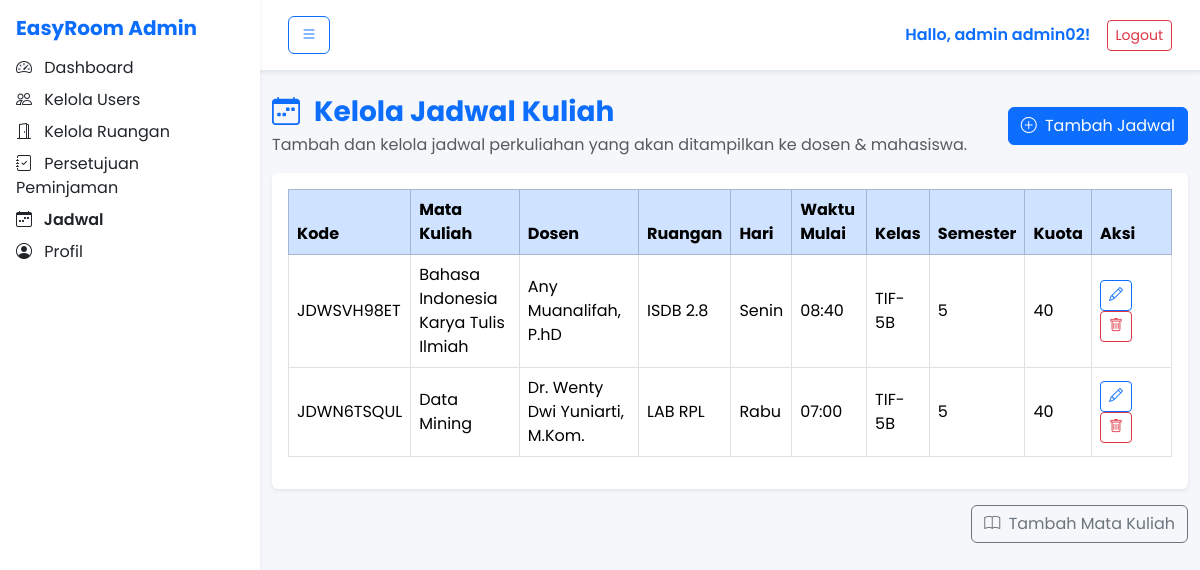
/admin/jadwal.php (signed in), run on the app's committed database.
### tables this page shows
CREATE TABLE `jadwal` (
  `kode_jadwal` varchar(15) NOT NULL,
  `kode_mk` varchar(20) DEFAULT NULL,
  `id_dosen` varchar(15) DEFAULT NULL,
  `kode_ruang` varchar(15) DEFAULT NULL,
  `kelas` varchar(20) DEFAULT NULL,
  `hari` varchar(15) DEFAULT NULL,
  `jam_mulai` time NOT NULL,
  `jam_selesai` time NOT NULL,
  `kuota_peserta` int(11) DEFAULT NULL,
  `kuota_masuk` int(11) DEFAULT NULL,
  `semester` varchar(10) DEFAULT NULL
);

CREATE TABLE `matakuliah` (
  `kode_mk` varchar(20) NOT NULL,
  `id_dosen` varchar(15) DEFAULT NULL,
  `nama_mk` varchar(100) DEFAULT NULL,
  `sks` int(11) DEFAULT NULL
);

CREATE TABLE `dosen` (
  `id_dosen` varchar(15) NOT NULL,
  `nama_dosen` varchar(100) NOT NULL,
  `nip` varchar(20) DEFAULT NULL,
  `email` varchar(100) DEFAULT NULL,
  `password` varchar(255) NOT NULL
);

CREATE TABLE `ruang` (
  `kode_ruang` varchar(15) NOT NULL,
  `nama_ruang` varchar(50) NOT NULL,
  `kapasitas` int(11) DEFAULT NULL,
  `fasilitas` text DEFAULT NULL,
  `lokasi` varchar(100) DEFAULT NULL,
  `status` enum('Terpakai','Kosong') DEFAULT 'Terpakai'
);

### functions.php (called while the page is built, shortened)
<?php
function safe_time_short(?string $t): string
{
    return htmlspecialchars(substr($t, 0, 5));
}

### admin/jadwal.php (the view, shortened to what this page needs)
<?php
require_once __DIR__ . '/../config.php';
require_once __DIR__ . '/../functions.php';
$sql = "
    SELECT
        j.*,
        mk.nama_mk,
        d.nama_dosen,
        r.nama_ruang
    FROM jadwal j
    LEFT JOIN matakuliah mk ON j.kode_mk   = mk.kode_mk
    LEFT JOIN dosen      d  ON j.id_dosen  = d.id_dosen
    LEFT JOIN ruang      r  ON j.kode_ruang = r.kode_ruang
    ORDER BY
        FIELD(j.hari, 'Senin','Selasa','Rabu','Kamis','Jumat','Sabtu'),
        j.jam_mulai
";
$jadwal = $conn->query($sql);
?>
<!doctype html>
<html lang="id">
<head>
    <link rel="stylesheet" href="https://cdn.jsdelivr.net/npm/bootstrap@5.3.3/dist/css/bootstrap.min.css">
    <link rel="stylesheet" href="https://cdn.jsdelivr.net/npm/bootstrap-icons@1.11.3/font/bootstrap-icons.css">
    <link rel="stylesheet" href="https://unpkg.com/aos@2.3.1/dist/aos.css">
    <link rel="stylesheet" href="../assets/css/style.css">
</head>
<body>
    <?php include 'sidebar.php'; ?>
    <div class="content">
        <?php include 'header.php'; ?>
        <div class="container py-4">
            <div class="d-flex justify-content-between align-items-center mb-3">
                <div>
                    <h3 class="fw-bold text-primary mb-1">
                        <i class="bi bi-calendar-week me-2"></i> Kelola Jadwal Kuliah
                    </h3>
                    <p class="text-muted mb-0">
                        Tambah dan kelola jadwal perkuliahan yang akan ditampilkan ke dosen & mahasiswa.
                    </p>
                </div>
                <a href="jadwal_tambah.php" class="btn btn-primary">
                    <i class="bi bi-plus-circle me-1"></i> Tambah Jadwal
                </a>
            </div>
            <div class="card shadow-sm border-0">
                <div class="card-body">
                    <?php if ($jadwal->num_rows === 0): ?>
                        <p class="text-muted mb-0">Belum ada data jadwal.</p>
                    <?php else: ?>
                        <div class="table-responsive">
                            <table class="table table-bordered align-middle">
                                <thead class="table-primary">
                                    <tr>
                                        <th>Kode</th>
                                        <th>Mata Kuliah</th>
                                        <th>Dosen</th>
                                        <th>Ruangan</th>
                                        <th>Hari</th>
                                        <th>Waktu Mulai</th>
                                        <th>Kelas</th>
                                        <th>Semester</th>
                                        <th>Kuota</th>
                                        <th style="width: 80px;">Aksi</th>
                                    </tr>
                                </thead>
                                <tbody>
                                    <?php while ($row = $jadwal->fetch_assoc()): ?>
                                        <tr>
                                            <td><?= htmlspecialchars($row['kode_jadwal']); ?></td>
                                            <td><?= htmlspecialchars($row['nama_mk'] ?? '-'); ?></td>
                                            <td><?= htmlspecialchars($row['nama_dosen'] ?? '-'); ?></td>
                                            <td><?= htmlspecialchars($row['nama_ruang'] ?? '-'); ?></td>
                                            <td><?= htmlspecialchars($row['hari'] ?? '-'); ?></td>
                                            <td>
                                                <?php
                                                if (!empty($row['jam_mulai'])) {
                                                    echo safe_time_short($row['jam_mulai']);
                                                } else {
                                                    echo '-';
                                                }
                                                ?>
                                            </td>
                                            <td><?= htmlspecialchars($row['kelas'] ?? '-'); ?></td>
                                            <td><?= htmlspecialchars($row['semester'] ?? '-'); ?></td>
                                            <td><?= (int)($row['kuota_peserta'] ?? 0); ?></td>
                                            <td>
                                                <a href="jadwal_tambah.php?kode=<?= urlencode($row['kode_jadwal']); ?>" class="btn btn-sm btn-outline-primary me-1" title="Edit">
                                                    <i class="bi bi-pencil"></i>
                                                </a>
                                                <a href="../backend/admin/jadwal_action.php?action=delete&kode=<?= urlencode($row['kode_jadwal']); ?>"
                                                    class="btn btn-sm btn-outline-danger"
                                                    onclick="return confirm('Yakin ingin menghapus jadwal ini?');">
                                                    <i class="bi bi-trash"></i>
                                                </a>
                                            </td>
                                        </tr>
                                    <?php endwhile; ?>
                                </tbody>
                            </table>
                        </div>
                    <?php endif; ?>
                </div>
            </div>
            <div class="card-footer text-end border-0 pt-0 mt-3">
                <a href="matakuliah_tambah.php" class="btn btn-outline-secondary">
                    <i class="bi bi-book me-1"></i> Tambah Mata Kuliah
                </a>
            </div>
        </div>
    </div>
</body>
</html>

### assets/css/style.css (style rules this page uses)
body { font-family: "Poppins", sans-serif; background: #f5f7fb; color: #1f2933; }
a { text-decoration: none; }

### admin/sidebar.php (style rules this page uses)
:root { --sidebar-width: 260px; }
.content { margin-left: var(--sidebar-width); transition: margin-left 0.3s ease-in-out; width: calc(100% - var(--sidebar-width)); }

### data on the page
jadwal: kode_jadwal "JDWSVH98ET", kode_mk.nama_mk "Bahasa Indonesia Karya Tulis Ilmiah", id_dosen.nama_dosen "Any Muanalifah, P.hD", kode_ruang.nama_ruang "ISDB 2.8", hari "Senin", jam_mulai "08:40", kelas "TIF-5B", semester "5", kuota_peserta "40"
jadwal: kode_jadwal "JDWN6TSQUL", kode_mk.nama_mk "Data Mining", id_dosen.nama_dosen "Dr. Wenty Dwi Yuniarti, M.Kom.", kode_ruang.nama_ruang "LAB RPL", hari "Rabu", jam_mulai "07:00", kelas "TIF-5B", semester "5", kuota_peserta "40"

### other printed values
$user['nama'] "admin02"
